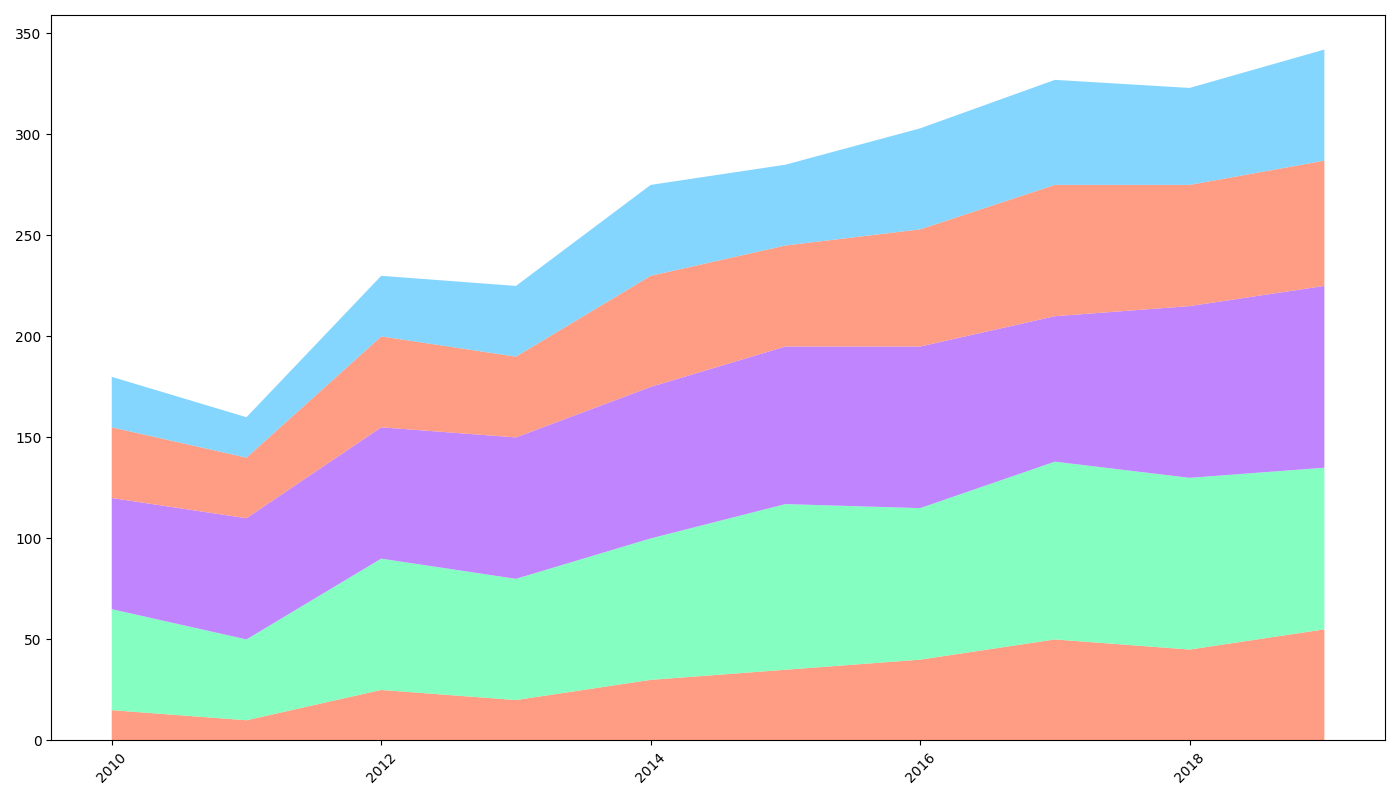

Write the Python code that produced this figure.
import matplotlib.pyplot as plt
import numpy as np

years = np.array(range(2010, 2020))

usage_5_14 = np.array([15, 10, 25, 20, 30, 35, 40, 50, 45, 55])
usage_15_24 = np.array([50, 40, 65, 60, 70, 82, 75, 88, 85, 80])
usage_25_34 = np.array([55, 60, 65, 70, 75, 78, 80, 72, 85, 90])
usage_35_44 = np.array([35, 30, 45, 40, 55, 50, 58, 65, 60, 62])
usage_45_plus = np.array([25, 20, 30, 35, 45, 40, 50, 52, 48, 55])

usage_data = np.vstack([usage_5_14, usage_15_24, usage_25_34, usage_35_44, usage_45_plus])

fig, ax = plt.subplots(figsize=(14, 8))

ax.stackplot(years, usage_data, colors=['#ff8566', '#66ffb2', '#b266ff', '#ff8566', '#66ccff'], alpha=0.8)

plt.xticks(rotation=45)
plt.tight_layout()

plt.show()
